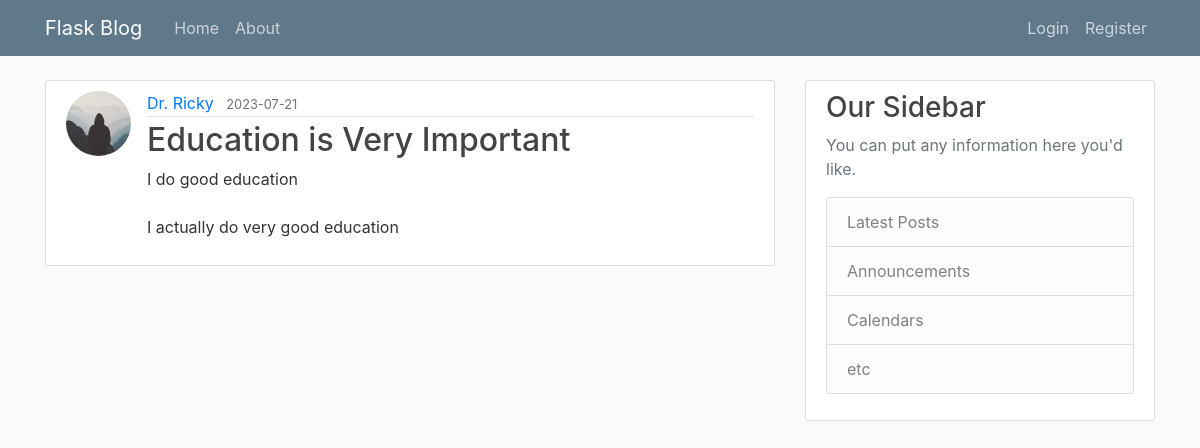
Screenshot of /post/8 with the database file from the repository.
### flaskblog/models.py (models this page shows, shortened)
class User(db.Model, UserMixin):
    id = db.Column(db.Integer, primary_key=True)
    username = db.Column(db.String(20), unique=True, nullable=False) # 20 char max, unique, not null
    email = db.Column(db.String(120), unique=True, nullable=False) # 120 char max, unique, not null
    image_file = db.Column(db.String(20), nullable=False, default='default.jpg') # 20 char max, not null, default
    password = db.Column(db.String(60), nullable=False) # 60 char max, not null
    posts = db.relationship('Post', backref='author', lazy=True) # one to many relationship, backref allows us to get user who created post

class Post(db.Model):
    id = db.Column(db.Integer, primary_key=True)
    title = db.Column(db.String(100), nullable=False) # 100 char max, not null
    date_posted = db.Column(db.DateTime, nullable=False, default=datetime.utcnow) # not null, default, always use utc time for consistency
    content = db.Column(db.Text, nullable=False) # not null
    user_id = db.Column(db.Integer, db.ForeignKey('user.id'), nullable=False) # not null

### flaskblog/posts/routes.py (the view)
@posts.route('/post/<int:post_id>')
def post(post_id):
    post = Post.query.get_or_404(post_id)
    return render_template('post.html', title=post.title, post=post)

### flaskblog/templates/post.html (shortened to what this page needs)
{% extends "layout.html" %}
{% block content %}
<article class="media content-section">
    <img class="rounded-circle article-img" src="{{ url_for('static',
        filename='profile_pics/' + post.author.image_file) }}">
    <div class="media-body">
        <div class="article-metadata">
            <a class="mr-2" href="{{ url_for('users.user_posts', username=post.author.username) }}">{{ post.author.username }}</a>
            <small class="text-muted">{{ post.date_posted.strftime('%Y-%m-%d')}}</small>
        </div>
        <h2 class="article-title">{{ post.title }}</a></h2>
        <p class="article-content">{{ post.content }}</p>
    </div>
</article>
{% endblock content %}

### flaskblog/static/main.css (style rules this page uses)
body { background: #fafafa; color: #333333; margin-top: 5rem; }
h1, h2, h3, h4, h5, h6 { color: #444444; }
.content-section { background: #ffffff; padding: 10px 20px; border: 1px solid #dddddd; border-radius: 3px; margin-bottom: 20px; }
.article-title { color: #444444; }
.article-content { white-space: pre-line; }
.article-img { height: 65px; width: 65px; margin-right: 16px; }
.article-metadata { padding-bottom: 1px; margin-bottom: 4px; border-bottom: 1px solid #e3e3e3 }

### rows the page displays
User: image_file (picture), author.username "Dr. Ricky"
Post: date_posted "2023-07-21", title "Education is Very Important", content "I do good education I actually do very good education"
